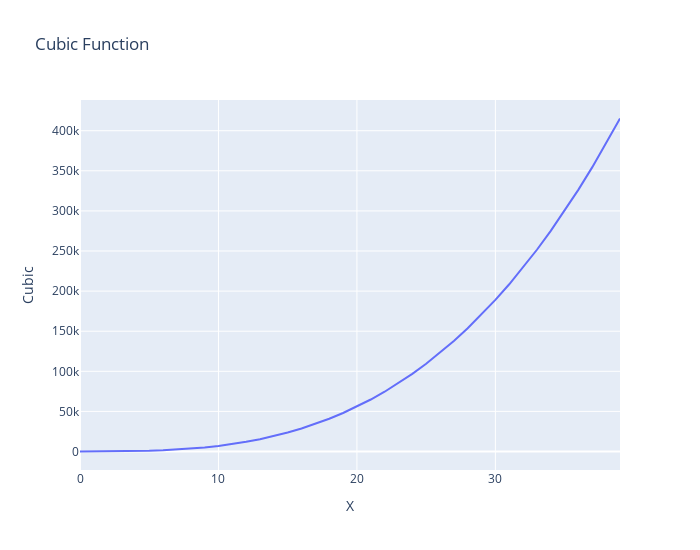

The notebook cell saved with this chart:
### Code cell
fig = px.line(df, x="X", y="Cubic",width=700, height=550, title='Cubic Function')
fig.show()

### Figure 1 — Plotly figure (JSON) as saved in the notebook; plotly's stock layout.template omitted (floating-point values rounded to 4 significant figures)
{"data": [{"hovertemplate": "X=%{x}<br>Cubic=%{y}<extra></extra>", "legendgroup": "", "line": {"color": "#636efa", "dash": "solid"}, "mode": "lines", "name": "", "orientation": "v", "showlegend": false, "type": "scatter", "x": [0, 1, 2, 3, 4, 5, 6, 7, 8, 9, 10, 11, 12, 13, 14, 15, 16, 17, 18, 19, 20, 21, 22, 23, 24, 25, 26, 27, 28, 29, 30, 31, 32, 33, 34, 35, 36, 37, 38, 39], "xaxis": "x", "y": [0, 7, 56, 189, 448, 875, 1512, 2401, 3584, 5103, 7000, 9317, 12096, 15379, 19208, 23625, 28672, 34391, 40824, 48013, 56000, 64827, 74536, 85169, 96768, 109375, 123032, 137781, 153664, 170723, 189000, 208537, 229376, 251559, 275128, 300125, 326592, 354571, 384104, 415233], "yaxis": "y"}], "layout": {"height": 550, "legend": {"tracegroupgap": 0}, "title": {"text": "Cubic Function"}, "width": 700, "xaxis": {"anchor": "y", "autorange": true, "domain": [0, 1], "range": [0, 39], "title": {"text": "X"}, "type": "linear"}, "yaxis": {"anchor": "x", "autorange": true, "domain": [0, 1], "range": [-23070.0, 438300.0], "title": {"text": "Cubic"}, "type": "linear"}}}
